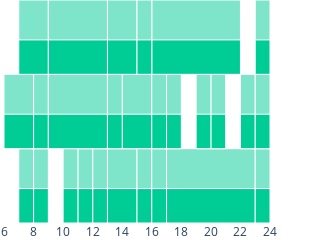

Write notebook code for a chart like this one.
### Code cell
sh = prepare_simhistory(df, tdf, 7, "Flatrate", 72)
alloc = sold_unsold_allocation_from_simhistory(sh)
fig = plot_simhistory_sold_unsold(alloc[alloc.sold])
fig = add_revenue_boxes(fig, alloc)
fig.update_layout(
    width=img_width,  
    height=img_height/3,
    xaxis=dict(showticklabels=True, dtick=2,range=[6,24]),
    yaxis=dict(showticklabels=False),
    margin=dict(l=0, r=0, t=0, b=0)
)
# save
fig.write_image(FIGROOT/"trace_analysis"/"trace_analysis-sold_flatrate.pdf")
fig.show()

### Figure 1 — Plotly figure (JSON) as saved in the notebook; plotly's stock layout.template omitted (floating-point values rounded to 4 significant figures)
{"data": [{"fill": "toself", "mode": "lines", "name": "", "opacity": 0, "text": "timestep: 1, budget: 1.1195959505999442, action: 0.8733264484321002", "x": [8, 9, 9, 8, 8], "y": [0.0, 0.0, 1.0, 1.0, 0.0], "type": "scatter"}, {"fill": "toself", "mode": "lines", "name": "", "opacity": 0, "text": "timestep: 22, budget: 1.742979002222134, action: 0.8733264484321002", "x": [8, 9, 9, 8, 8], "y": [1.0, 1.0, 2.0, 2.0, 1.0], "type": "scatter"}, {"fill": "toself", "mode": "lines", "name": "", "opacity": 0, "text": "timestep: 28, budget: 2.476104437462143, action: 0.8733264484321002", "x": [13, 15, 15, 13, 13], "y": [0.0, 0.0, 1.0, 1.0, 0.0], "type": "scatter"}, {"fill": "toself", "mode": "lines", "name": "", "opacity": 0, "text": "timestep: 32, budget: 2.825944634742748, action: 0.8733264484321002", "x": [7, 9, 9, 7, 7], "y": [2.0, 2.0, 3.0, 3.0, 2.0], "type": "scatter"}, {"fill": "toself", "mode": "lines", "name": "", "opacity": 0, "text": "timestep: 49, budget: 0.970211005867882, action: 0.8733264484321002", "x": [7, 8, 8, 7, 7], "y": [0.0, 0.0, 1.0, 1.0, 0.0], "type": "scatter"}, {"fill": "toself", "mode": "lines", "name": "", "opacity": 0, "text": "timestep: 51, budget: 0.897709638144219, action: 0.8733264484321002", "x": [12, 13, 13, 12, 12], "y": [0.0, 0.0, 1.0, 1.0, 0.0], "type": "scatter"}, {"fill": "toself", "mode": "lines", "name": "", "opacity": 0, "text": "timestep: 56, budget: 1.3496936884569708, action: 0.8733264484321002", "x": [11, 12, 12, 11, 11], "y": [0.0, 0.0, 1.0, 1.0, 0.0], "type": "scatter"}, {"fill": "toself", "mode": "lines", "name": "", "opacity": 0, "text": "timestep: 102, budget: 2.4073516070067678, action: 0.8733264484321002", "x": [14, 16, 16, 14, 14], "y": [1.0, 1.0, 2.0, 2.0, 1.0], "type": "scatter"}, {"fill": "toself", "mode": "lines", "name": "", "opacity": 0, "text": "timestep: 105, budget: 1.5648395922470189, action: 0.8733264484321002", "x": [15, 16, 16, 15, 15], "y": [0.0, 0.0, 1.0, 1.0, 0.0], "type": "scatter"}, {"fill": "toself", "mode": "lines", "name": "", "opacity": 0, "text": "timestep: 123, budget: 4.838348285211584, action: 0.8733264484321002", "x": [9, 13, 13, 9, 9], "y": [1.0, 1.0, 2.0, 2.0, 1.0], "type": "scatter"}, {"fill": "toself", "mode": "lines", "name": "", "opacity": 0, "text": "timestep: 160, budget: 2.0943510362518585, action: 0.8733264484321002", "x": [13, 15, 15, 13, 13], "y": [2.0, 2.0, 3.0, 3.0, 2.0], "type": "scatter"}, {"fill": "toself", "mode": "lines", "name": "", "opacity": 0, "text": "timestep: 161, budget: 1.895887066434752, action: 0.8733264484321002", "x": [6, 8, 8, 6, 6], "y": [1.0, 1.0, 2.0, 2.0, 1.0], "type": "scatter"}, {"fill": "toself", "mode": "lines", "name": "", "opacity": 0, "text": "timestep: 169, budget: 4.430406329196159, action: 0.8733264484321002", "x": [9, 13, 13, 9, 9], "y": [2.0, 2.0, 3.0, 3.0, 2.0], "type": "scatter"}, {"fill": "toself", "mode": "lines", "name": "", "opacity": 0, "text": "timestep: 195, budget: 1.7724783359234406, action: 0.8733264484321002", "x": [10, 11, 11, 10, 10], "y": [0.0, 0.0, 1.0, 1.0, 0.0], "type": "scatter"}, {"fill": "toself", "mode": "lines", "name": "", "opacity": 0, "text": "timestep: 220, budget: 1.478226516330889, action: 0.8733264484321002", "x": [13, 14, 14, 13, 13], "y": [1.0, 1.0, 2.0, 2.0, 1.0], "type": "scatter"}, {"fill": "toself", "mode": "lines", "name": "", "opacity": 0, "text": "timestep: 269, budget: 1.885274495733084, action: 0.8733264484321002", "x": [16, 17, 17, 16, 16], "y": [0.0, 0.0, 1.0, 1.0, 0.0], "type": "scatter"}, {"fill": "toself", "mode": "lines", "name": "", "opacity": 0, "text": "timestep: 318, budget: 1.413955154548848, action: 0.8733264484321002", "x": [16, 17, 17, 16, 16], "y": [1.0, 1.0, 2.0, 2.0, 1.0], "type": "scatter"}, {"fill": "toself", "mode": "lines", "name": "", "opacity": 0, "text": "timestep: 326, budget: 6.216570416937723, action: 0.8733264484321002", "x": [16, 22, 22, 16, 16], "y": [2.0, 2.0, 3.0, 3.0, 2.0], "type": "scatter"}, {"fill": "toself", "mode": "lines", "name": "", "opacity": 0, "text": "timestep: 328, budget: 5.935700998699732, action: 0.8733264484321002", "x": [17, 23, 23, 17, 17], "y": [0.0, 0.0, 1.0, 1.0, 0.0], "type": "scatter"}, {"fill": "toself", "mode": "lines", "name": "", "opacity": 0, "text": "timestep: 338, budget: 1.6696980625019326, action: 0.8733264484321002", "x": [15, 16, 16, 15, 15], "y": [2.0, 2.0, 3.0, 3.0, 2.0], "type": "scatter"}, {"fill": "toself", "mode": "lines", "name": "", "opacity": 0, "text": "timestep: 364, budget: 1.1959914120678603, action: 0.8733264484321002", "x": [17, 18, 18, 17, 17], "y": [1.0, 1.0, 2.0, 2.0, 1.0], "type": "scatter"}, {"fill": "toself", "mode": "lines", "name": "", "opacity": 0, "text": "timestep: 444, budget: 0.9121083801572905, action: 0.8733264484321002", "x": [20, 21, 21, 20, 20], "y": [1.0, 1.0, 2.0, 2.0, 1.0], "type": "scatter"}, {"fill": "toself", "mode": "lines", "name": "", "opacity": 0, "text": "timestep: 455, budget: 1.222412695646583, action: 0.8733264484321002", "x": [19, 20, 20, 19, 19], "y": [1.0, 1.0, 2.0, 2.0, 1.0], "type": "scatter"}, {"fill": "toself", "mode": "lines", "name": "", "opacity": 0, "text": "timestep: 550, budget: 1.3443277588507163, action: 0.8733264484321002", "x": [22, 23, 23, 22, 22], "y": [1.0, 1.0, 2.0, 2.0, 1.0], "type": "scatter"}, {"fill": "toself", "mode": "lines", "name": "", "opacity": 0, "text": "timestep: 560, budget: 1.1784389116773375, action: 0.8733264484321002", "x": [23, 24, 24, 23, 23], "y": [0.0, 0.0, 1.0, 1.0, 0.0], "type": "scatter"}, {"fill": "toself", "mode": "lines", "name": "", "opacity": 0, "text": "timestep: 570, budget: 1.3496696011969804, action: 0.8733264484321002", "x": [23, 24, 24, 23, 23], "y": [1.0, 1.0, 2.0, 2.0, 1.0], "type": "scatter"}, {"fill": "toself", "mode": "lines", "name": "", "opacity": 0, "text": "timestep: 574, budget: 1.160007534543492, action: 0.8733264484321002", "x": [23, 24, 24, 23, 23], "y": [2.0, 2.0, 3.0, 3.0, 2.0], "type": "scatter"}], "layout": {"xaxis": {"showticklabels": true, "dtick": 2, "range": [6, 24]}, "yaxis": {"range": [0, 3], "showticklabels": false}, "shapes": [{"fillcolor": "rgba(0, 204, 150,0.5)", "line": {"color": "White", "width": 1}, "type": "rect", "x0": 8, "x1": 9, "xref": "x", "y0": 0.0, "y1": 1.0, "yref": "y"}, {"fillcolor": "rgba(0, 204, 150,0.5)", "line": {"color": "White", "width": 1}, "type": "rect", "x0": 8, "x1": 9, "xref": "x", "y0": 1.0, "y1": 2.0, "yref": "y"}, {"fillcolor": "rgba(0, 204, 150,0.5)", "line": {"color": "White", "width": 1}, "type": "rect", "x0": 13, "x1": 15, "xref": "x", "y0": 0.0, "y1": 1.0, "yref": "y"}, {"fillcolor": "rgba(0, 204, 150,0.5)", "line": {"color": "White", "width": 1}, "type": "rect", "x0": 7, "x1": 9, "xref": "x", "y0": 2.0, "y1": 3.0, "yref": "y"}, {"fillcolor": "rgba(0, 204, 150,0.5)", "line": {"color": "White", "width": 1}, "type": "rect", "x0": 7, "x1": 8, "xref": "x", "y0": 0.0, "y1": 1.0, "yref": "y"}, {"fillcolor": "rgba(0, 204, 150,0.5)", "line": {"color": "White", "width": 1}, "type": "rect", "x0": 12, "x1": 13, "xref": "x", "y0": 0.0, "y1": 1.0, "yref": "y"}, {"fillcolor": "rgba(0, 204, 150,0.5)", "line": {"color": "White", "width": 1}, "type": "rect", "x0": 11, "x1": 12, "xref": "x", "y0": 0.0, "y1": 1.0, "yref": "y"}, {"fillcolor": "rgba(0, 204, 150,0.5)", "line": {"color": "White", "width": 1}, "type": "rect", "x0": 14, "x1": 16, "xref": "x", "y0": 1.0, "y1": 2.0, "yref": "y"}, {"fillcolor": "rgba(0, 204, 150,0.5)", "line": {"color": "White", "width": 1}, "type": "rect", "x0": 15, "x1": 16, "xref": "x", "y0": 0.0, "y1": 1.0, "yref": "y"}, {"fillcolor": "rgba(0, 204, 150,0.5)", "line": {"color": "White", "width": 1}, "type": "rect", "x0": 9, "x1": 13, "xref": "x", "y0": 1.0, "y1": 2.0, "yref": "y"}, {"fillcolor": "rgba(0, 204, 150,0.5)", "line": {"color": "White", "width": 1}, "type": "rect", "x0": 13, "x1": 15, "xref": "x", "y0": 2.0, "y1": 3.0, "yref": "y"}, {"fillcolor": "rgba(0, 204, 150,0.5)", "line": {"color": "White", "width": 1}, "type": "rect", "x0": 6, "x1": 8, "xref": "x", "y0": 1.0, "y1": 2.0, "yref": "y"}, {"fillcolor": "rgba(0, 204, 150,0.5)", "line": {"color": "White", "width": 1}, "type": "rect", "x0": 9, "x1": 13, "xref": "x", "y0": 2.0, "y1": 3.0, "yref": "y"}, {"fillcolor": "rgba(0, 204, 150,0.5)", "line": {"color": "White", "width": 1}, "type": "rect", "x0": 10, "x1": 11, "xref": "x", "y0": 0.0, "y1": 1.0, "yref": "y"}, {"fillcolor": "rgba(0, 204, 150,0.5)", "line": {"color": "White", "width": 1}, "type": "rect", "x0": 13, "x1": 14, "xref": "x", "y0": 1.0, "y1": 2.0, "yref": "y"}, {"fillcolor": "rgba(0, 204, 150,0.5)", "line": {"color": "White", "width": 1}, "type": "rect", "x0": 16, "x1": 17, "xref": "x", "y0": 0.0, "y1": 1.0, "yref": "y"}, {"fillcolor": "rgba(0, 204, 150,0.5)", "line": {"color": "White", "width": 1}, "type": "rect", "x0": 16, "x1": 17, "xref": "x", "y0": 1.0, "y1": 2.0, "yref": "y"}, {"fillcolor": "rgba(0, 204, 150,0.5)", "line": {"color": "White", "width": 1}, "type": "rect", "x0": 16, "x1": 22, "xref": "x", "y0": 2.0, "y1": 3.0, "yref": "y"}, {"fillcolor": "rgba(0, 204, 150,0.5)", "line": {"color": "White", "width": 1}, "type": "rect", "x0": 17, "x1": 23, "xref": "x", "y0": 0.0, "y1": 1.0, "yref": "y"}, {"fillcolor": "rgba(0, 204, 150,0.5)", "line": {"color": "White", "width": 1}, "type": "rect", "x0": 15, "x1": 16, "xref": "x", "y0": 2.0, "y1": 3.0, "yref": "y"}, {"fillcolor": "rgba(0, 204, 150,0.5)", "line": {"color": "White", "width": 1}, "type": "rect", "x0": 17, "x1": 18, "xref": "x", "y0": 1.0, "y1": 2.0, "yref": "y"}, {"fillcolor": "rgba(0, 204, 150,0.5)", "line": {"color": "White", "width": 1}, "type": "rect", "x0": 20, "x1": 21, "xref": "x", "y0": 1.0, "y1": 2.0, "yref": "y"}, {"fillcolor": "rgba(0, 204, 150,0.5)", "line": {"color": "White", "width": 1}, "type": "rect", "x0": 19, "x1": 20, "xref": "x", "y0": 1.0, "y1": 2.0, "yref": "y"}, {"fillcolor": "rgba(0, 204, 150,0.5)", "line": {"color": "White", "width": 1}, "type": "rect", "x0": 22, "x1": 23, "xref": "x", "y0": 1.0, "y1": 2.0, "yref": "y"}, {"fillcolor": "rgba(0, 204, 150,0.5)", "line": {"color": "White", "width": 1}, "type": "rect", "x0": 23, "x1": 24, "xref": "x", "y0": 0.0, "y1": 1.0, "yref": "y"}, {"fillcolor": "rgba(0, 204, 150,0.5)", "line": {"color": "White", "width": 1}, "type": "rect", "x0": 23, "x1": 24, "xref": "x", "y0": 1.0, "y1": 2.0, "yref": "y"}, {"fillcolor": "rgba(0, 204, 150,0.5)", "line": {"color": "White", "width": 1}, "type": "rect", "x0": 23, "x1": 24, "xref": "x", "y0": 2.0, "y1": 3.0, "yref": "y"}, {"fillcolor": "rgba(0, 204, 150,1)", "line": {"color": "White", "width": 1}, "type": "rect", "x0": 8, "x1": 9, "y0": 0.0, "y1": 0.4632, "xref": "x", "yref": "y"}, {"fillcolor": "rgba(0, 204, 150,1)", "line": {"color": "White", "width": 1}, "type": "rect", "x0": 8, "x1": 9, "y0": 1.0, "y1": 1.463, "xref": "x", "yref": "y"}, {"fillcolor": "rgba(0, 204, 150,1)", "line": {"color": "White", "width": 1}, "type": "rect", "x0": 13, "x1": 15, "y0": 0.0, "y1": 0.4632, "xref": "x", "yref": "y"}, {"fillcolor": "rgba(0, 204, 150,1)", "line": {"color": "White", "width": 1}, "type": "rect", "x0": 7, "x1": 9, "y0": 2.0, "y1": 2.463, "xref": "x", "yref": "y"}, {"fillcolor": "rgba(0, 204, 150,1)", "line": {"color": "White", "width": 1}, "type": "rect", "x0": 7, "x1": 8, "y0": 0.0, "y1": 0.4632, "xref": "x", "yref": "y"}, {"fillcolor": "rgba(0, 204, 150,1)", "line": {"color": "White", "width": 1}, "type": "rect", "x0": 12, "x1": 13, "y0": 0.0, "y1": 0.4632, "xref": "x", "yref": "y"}, {"fillcolor": "rgba(0, 204, 150,1)", "line": {"color": "White", "width": 1}, "type": "rect", "x0": 11, "x1": 12, "y0": 0.0, "y1": 0.4632, "xref": "x", "yref": "y"}, {"fillcolor": "rgba(0, 204, 150,1)", "line": {"color": "White", "width": 1}, "type": "rect", "x0": 14, "x1": 16, "y0": 1.0, "y1": 1.463, "xref": "x", "yref": "y"}, {"fillcolor": "rgba(0, 204, 150,1)", "line": {"color": "White", "width": 1}, "type": "rect", "x0": 15, "x1": 16, "y0": 0.0, "y1": 0.4632, "xref": "x", "yref": "y"}, {"fillcolor": "rgba(0, 204, 150,1)", "line": {"color": "White", "width": 1}, "type": "rect", "x0": 9, "x1": 13, "y0": 1.0, "y1": 1.463, "xref": "x", "yref": "y"}, {"fillcolor": "rgba(0, 204, 150,1)", "line": {"color": "White", "width": 1}, "type": "rect", "x0": 13, "x1": 15, "y0": 2.0, "y1": 2.463, "xref": "x", "yref": "y"}, {"fillcolor": "rgba(0, 204, 150,1)", "line": {"color": "White", "width": 1}, "type": "rect", "x0": 6, "x1": 8, "y0": 1.0, "y1": 1.463, "xref": "x", "yref": "y"}, {"fillcolor": "rgba(0, 204, 150,1)", "line": {"color": "White", "width": 1}, "type": "rect", "x0": 9, "x1": 13, "y0": 2.0, "y1": 2.463, "xref": "x", "yref": "y"}, {"fillcolor": "rgba(0, 204, 150,1)", "line": {"color": "White", "width": 1}, "type": "rect", "x0": 10, "x1": 11, "y0": 0.0, "y1": 0.4632, "xref": "x", "yref": "y"}, {"fillcolor": "rgba(0, 204, 150,1)", "line": {"color": "White", "width": 1}, "type": "rect", "x0": 13, "x1": 14, "y0": 1.0, "y1": 1.463, "xref": "x", "yref": "y"}, {"fillcolor": "rgba(0, 204, 150,1)", "line": {"color": "White", "width": 1}, "type": "rect", "x0": 16, "x1": 17, "y0": 0.0, "y1": 0.4632, "xref": "x", "yref": "y"}, {"fillcolor": "rgba(0, 204, 150,1)", "line": {"color": "White", "width": 1}, "type": "rect", "x0": 16, "x1": 17, "y0": 1.0, "y1": 1.463, "xref": "x", "yref": "y"}, {"fillcolor": "rgba(0, 204, 150,1)", "line": {"color": "White", "width": 1}, "type": "rect", "x0": 16, "x1": 22, "y0": 2.0, "y1": 2.463, "xref": "x", "yref": "y"}, {"fillcolor": "rgba(0, 204, 150,1)", "line": {"color": "White", "width": 1}, "type": "rect", "x0": 17, "x1": 23, "y0": 0.0, "y1": 0.4632, "xref": "x", "yref": "y"}, {"fillcolor": "rgba(0, 204, 150,1)", "line": {"color": "White", "width": 1}, "type": "rect", "x0": 15, "x1": 16, "y0": 2.0, "y1": 2.463, "xref": "x", "yref": "y"}, {"fillcolor": "rgba(0, 204, 150,1)", "line": {"color": "White", "width": 1}, "type": "rect", "x0": 17, "x1": 18, "y0": 1.0, "y1": 1.463, "xref": "x", "yref": "y"}, {"fillcolor": "rgba(0, 204, 150,1)", "line": {"color": "White", "width": 1}, "type": "rect", "x0": 20, "x1": 21, "y0": 1.0, "y1": 1.463, "xref": "x", "yref": "y"}, {"fillcolor": "rgba(0, 204, 150,1)", "line": {"color": "White", "width": 1}, "type": "rect", "x0": 19, "x1": 20, "y0": 1.0, "y1": 1.463, "xref": "x", "yref": "y"}, {"fillcolor": "rgba(0, 204, 150,1)", "line": {"color": "White", "width": 1}, "type": "rect", "x0": 22, "x1": 23, "y0": 1.0, "y1": 1.463, "xref": "x", "yref": "y"}, {"fillcolor": "rgba(0, 204, 150,1)", "line": {"color": "White", "width": 1}, "type": "rect", "x0": 23, "x1": 24, "y0": 0.0, "y1": 0.4632, "xref": "x", "yref": "y"}, {"fillcolor": "rgba(0, 204, 150,1)", "line": {"color": "White", "width": 1}, "type": "rect", "x0": 23, "x1": 24, "y0": 1.0, "y1": 1.463, "xref": "x", "yref": "y"}, {"fillcolor": "rgba(0, 204, 150,1)", "line": {"color": "White", "width": 1}, "type": "rect", "x0": 23, "x1": 24, "y0": 2.0, "y1": 2.463, "xref": "x", "yref": "y"}], "margin": {"l": 0, "r": 0, "t": 0, "b": 0}, "width": 257.0, "height": 57.11, "plot_bgcolor": "rgba(0, 0, 0, 0)", "paper_bgcolor": "rgba(0, 0, 0, 0)"}}
